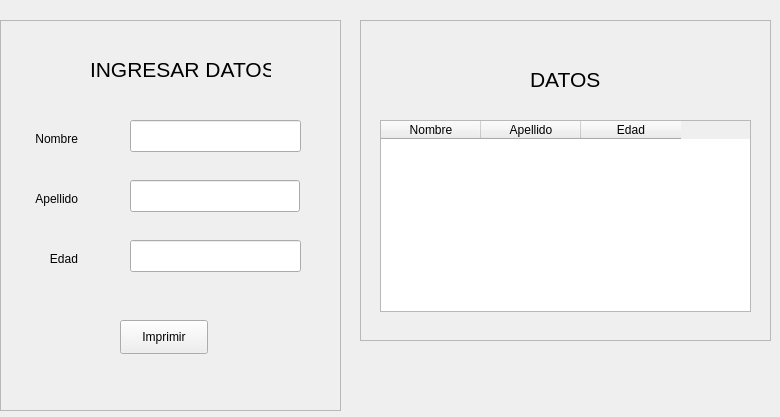
<?xml version="1.0" encoding="UTF-8"?>
<ui version="4.0">
 <class>MainWindow</class>
 <widget class="QMainWindow" name="MainWindow">
  <property name="geometry">
   <rect>
    <x>0</x>
    <y>0</y>
    <width>780</width>
    <height>417</height>
   </rect>
  </property>
  <property name="windowTitle">
   <string>MainWindow</string>
  </property>
  <widget class="QWidget" name="centralwidget">
   <widget class="QFrame" name="frame">
    <property name="geometry">
     <rect>
      <x>0</x>
      <y>20</y>
      <width>341</width>
      <height>391</height>
     </rect>
    </property>
    <property name="frameShape">
     <enum>QFrame::StyledPanel</enum>
    </property>
    <property name="frameShadow">
     <enum>QFrame::Raised</enum>
    </property>
    <widget class="QLineEdit" name="nombre">
     <property name="geometry">
      <rect>
       <x>130</x>
       <y>100</y>
       <width>171</width>
       <height>32</height>
      </rect>
     </property>
    </widget>
    <widget class="QLineEdit" name="apellido">
     <property name="geometry">
      <rect>
       <x>130</x>
       <y>160</y>
       <width>170</width>
       <height>32</height>
      </rect>
     </property>
    </widget>
    <widget class="QLineEdit" name="edad">
     <property name="geometry">
      <rect>
       <x>130</x>
       <y>220</y>
       <width>171</width>
       <height>32</height>
      </rect>
     </property>
    </widget>
    <widget class="QLabel" name="label">
     <property name="geometry">
      <rect>
       <x>20</x>
       <y>110</y>
       <width>58</width>
       <height>18</height>
      </rect>
     </property>
     <property name="text">
      <string>&lt;html&gt;&lt;head/&gt;&lt;body&gt;&lt;p align=&quot;right&quot;&gt;Nombre&lt;/p&gt;&lt;/body&gt;&lt;/html&gt;</string>
     </property>
    </widget>
    <widget class="QLabel" name="label_2">
     <property name="geometry">
      <rect>
       <x>20</x>
       <y>170</y>
       <width>58</width>
       <height>18</height>
      </rect>
     </property>
     <property name="text">
      <string>&lt;html&gt;&lt;head/&gt;&lt;body&gt;&lt;p align=&quot;right&quot;&gt;Apellido&lt;/p&gt;&lt;/body&gt;&lt;/html&gt;</string>
     </property>
    </widget>
    <widget class="QLabel" name="label_3">
     <property name="geometry">
      <rect>
       <x>20</x>
       <y>230</y>
       <width>58</width>
       <height>18</height>
      </rect>
     </property>
     <property name="text">
      <string>&lt;html&gt;&lt;head/&gt;&lt;body&gt;&lt;p align=&quot;right&quot;&gt;Edad&lt;/p&gt;&lt;/body&gt;&lt;/html&gt;</string>
     </property>
    </widget>
    <widget class="QPushButton" name="imprimir">
     <property name="geometry">
      <rect>
       <x>120</x>
       <y>300</y>
       <width>88</width>
       <height>34</height>
      </rect>
     </property>
     <property name="text">
      <string>Imprimir</string>
     </property>
    </widget>
    <widget class="QLabel" name="label_4">
     <property name="geometry">
      <rect>
       <x>90</x>
       <y>40</y>
       <width>181</width>
       <height>18</height>
      </rect>
     </property>
     <property name="font">
      <font>
       <pointsize>16</pointsize>
      </font>
     </property>
     <property name="text">
      <string>INGRESAR DATOS</string>
     </property>
    </widget>
   </widget>
   <widget class="QFrame" name="frame_2">
    <property name="geometry">
     <rect>
      <x>360</x>
      <y>20</y>
      <width>411</width>
      <height>321</height>
     </rect>
    </property>
    <property name="frameShape">
     <enum>QFrame::StyledPanel</enum>
    </property>
    <property name="frameShadow">
     <enum>QFrame::Raised</enum>
    </property>
    <widget class="QLabel" name="label_5">
     <property name="geometry">
      <rect>
       <x>170</x>
       <y>50</y>
       <width>71</width>
       <height>18</height>
      </rect>
     </property>
     <property name="font">
      <font>
       <pointsize>16</pointsize>
      </font>
     </property>
     <property name="text">
      <string>DATOS</string>
     </property>
    </widget>
    <widget class="QTableWidget" name="datos">
     <property name="geometry">
      <rect>
       <x>20</x>
       <y>100</y>
       <width>371</width>
       <height>192</height>
      </rect>
     </property>
     <column>
      <property name="text">
       <string>Nombre</string>
      </property>
     </column>
     <column>
      <property name="text">
       <string>Apellido</string>
      </property>
     </column>
     <column>
      <property name="text">
       <string>Edad</string>
      </property>
     </column>
    </widget>
   </widget>
  </widget>
 </widget>
 <resources/>
 <connections/>
</ui>
